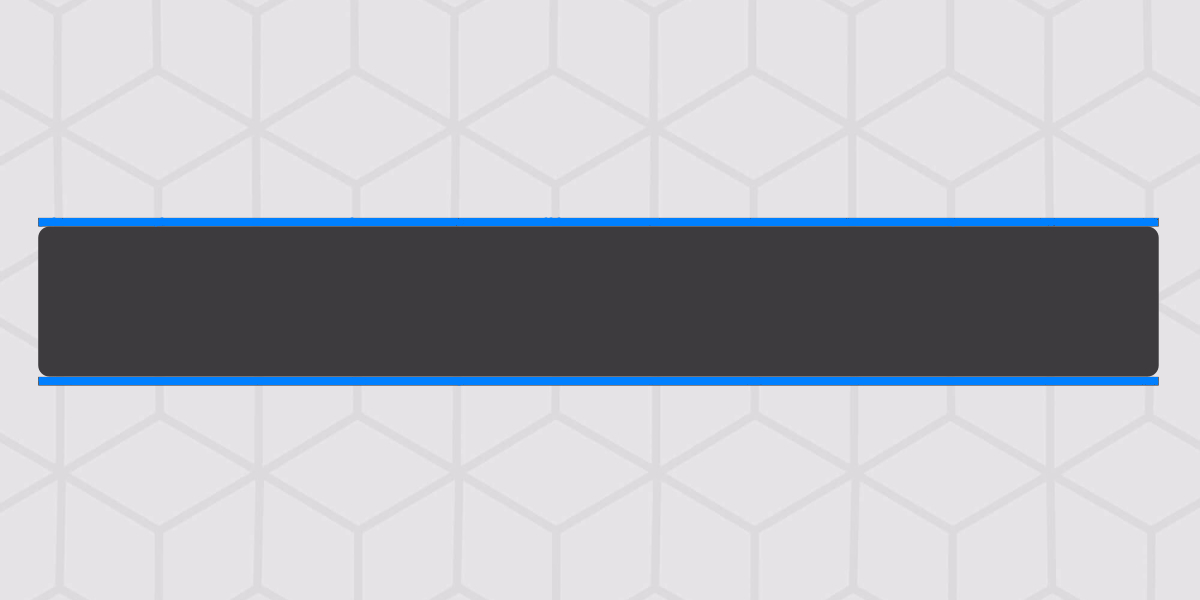
#> input picture images/ConveyorBelt.jpg, 1200 x 600 px
$ python GenerateDataset.py   (older library calls are emulated)
#> lines starting #> are read from the running program, lines starting #| are printed output that depends on the picture
### CreateImages.py
from PIL import Image
import numpy as np

class ImageOperations:

    numberOfBoxesRegulator = 0.6

    def getTemplateReady(self):
        basicImage = Image.open("images/ConveyorBelt.jpg")
#> basicImage is the input picture: PIL image 1200x600 RGB; mean R, G, B 182.9, 184.1, 190.2
        maxsize = (512, 256)
        basicImage.thumbnail(maxsize, Image.ANTIALIAS)
#> basicImage: PIL image 512x256 RGB
        Template = Image.new("RGB", (512, 512),color="#A4A4A4")
#> Template: PIL image 512x512 RGB; every value is 164
        Template.paste(basicImage, (0, 128))
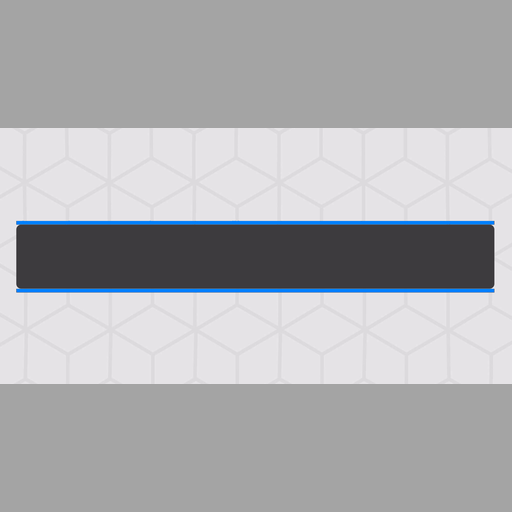
#> Template: PIL image 512x512 RGB; mean R, G, B 173.5, 174.1, 177.1

        t_width, t_height = Template.size
#> t_width = 512; t_height = 512
        print(str(t_width) + "," + str(t_height))
#| 512,512

        Template.save("template.png", "PNG")

        return Template


    def divideIntoSections(self,belt_start, belt_end, number_of_sections):
#> called with belt_start = 16, belt_end = 496, number_of_sections = 16
        width = belt_end-belt_start
        sec_width = width/number_of_sections
        ls = []
        for i in range(number_of_sections+1):
            ls.append(int(belt_start + (sec_width*i)))
        return ls


    def generateImage(self, template, sectionsList):

        panel = 1

        while panel <= 16:
            r = np.random.uniform(low=0.0,high=1.0)
            if r > self.numberOfBoxesRegulator:
                box_size = np.random.uniform(low=0.0, high=1.0)
                if box_size < 0.5:
                    #paste a small image
                    template = self.pasteObjectOnBelt(template, "S", sectionsList, panel)
                    panel = panel+1
                elif box_size<0.8 and box_size >=0.5:
                    #paste a medium size image
                    template = self.pasteObjectOnBelt(template, "M", sectionsList, panel)
                    panel = panel+2
                elif box_size>0.8:
                    #paste a large image
                    template = self.pasteObjectOnBelt(template, "L", sectionsList, panel)
                    panel = panel+3
            else:
                panel = panel + 1

        #template.show()
        return template


    # [124 lines left out: function pasteNoiseOnImage, not called in this run]


    def pasteObjectOnBelt(self,current_Template, size, sectionsList, panelNumber):

#> (the run stopped early here; a loop or call above may not have finished)
